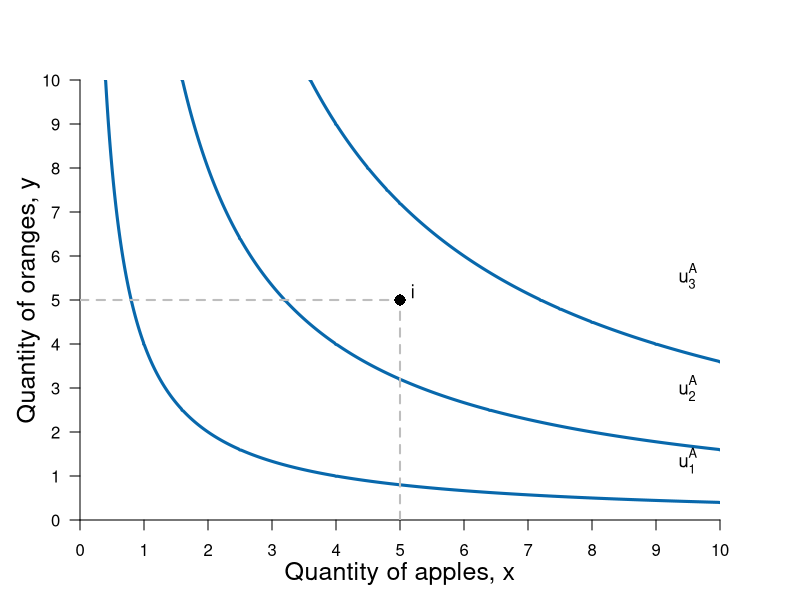

R code for this plot:
#Graph Designer: Simon Halliday
#Authors: Bowles, Foley and Halliday
#Title: Coordination, Conflict and Competition: A Text in Microeconomics

library(shape)
pdf(file = "constrained_optimization/indiff_map.pdf", width = 8, height = 6)

#Set parameters for graphics
axislabelsize <- 1.5
labelsize <- 1.1
graphlinewidth <- 3
segmentlinewidth <- 2

COL <- c("#7fc97f", "#beaed4", "#fdc086", "#ffff99", "#386cb0", "#f0027f", "#bf5b17", "#666666")
COLA <- c("#e0f3db", "#99d8c9","#66c2a4","#41ae76", "#238b45", "#005824")
COLB <- c("#4eb3d3", "#2b8cbe", "#0868ac","#084081")

#Edited the margins to cater for the larger LHS labels
par(mar =  c(4, 4, 4, 4))

#Change this to make it log of l 

# ppf <- function(l, k = 0.5) {
#   k * (1/l)
# }

ppf <- function(x, k = 0.1, maxy = 8, alpha = 2) {
  maxy - k*x^alpha 
}

uFn <- function(x, y, alpha = 0.5){
  (x^alpha)*(y^(1-alpha))
}

xlims <- c(0, 10)
ylims <- c(0, 10)

npts <- 501 
x <- seq(xlims[1], xlims[2], length.out = npts)
y <- seq(ylims[1], ylims[2], length.out = npts) 
a <- c(2, 4, 6)

plot(0, 0, xlim = xlims, ylim = ylims, type = "n",
     xlab = expression(paste("")),
     ylab = expression(paste("")), 
     xaxt = "n", 
     yaxt = "n", 
     cex.lab = axislabelsize, 
     bty = "n", 
     xaxs="i", 
     yaxs="i"
)


ticksy <- seq(from = 0, to = ylims[2], by = 1)
ylabels <- seq(from = 0, to = ylims[2], by = 1)
ticksx <- seq(from = 0, to = xlims[2], by = 1)
xlabels <- seq(from = 0, to = xlims[2], by = 1)
# ticksy <- c(ylims[1], 5, 8, ylims[2])
# ylabels <- c(NA, expression(paste(y,"*")), expression(paste(bar(y))), NA)
# ticksx <- c(xlims[1], 5, 8.944272, xlims[2])
# xlabels <- c(NA, expression(paste(x,"*")), expression(paste(bar(x))), NA)

axis(1, at = ticksx, pos = 0, labels = xlabels)
axis(2, at = ticksy, pos = 0, labels = ylabels, las = 1)

npts <- 500 
xx1 <- seq(xlims[1], xlims[2], length.out = npts)
xx2 <- seq(0, xlims[2], length.out = npts)
xx3 <- seq(xlims[1], 0, length.out = npts)

#Draw the polygon for shading the feasible set
#xpoly1 <- seq(from = xlims[1], to = xlims[2], length.out = 500)
#ypoly1 <- ppf(xpoly1, k = 0.1, maxy = 8, alpha = 2)
#polygon(x = c(xpoly1, rev(xpoly1[1])), y = c(ypoly1, rev(ypoly1)[1]), col=COLA[1], density=NULL, border = NA)

#Draw the graphs
#lines(xx1, ppf(xx1, k = 0.1, maxy = 8, alpha = 2), col = COLA[5], lwd = graphlinewidth)
#lines(xx2, fishProd(xx2, k = 2), col = COLB[3], lwd = graphlinewidth)
#lines(xx3, feasibleLabor(xx3, time = 10), col = COL[3], lwd = graphlinewidth)
#lines(xx4, manufactureProd(xx4, k = 0.1, alpha = 2), col = COLB[4], lwd = graphlinewidth)

#Label the feasible frontier
# text(3.2, 1, expression("Feasible Frontier"), cex = labelsize)
# text(3.2, 0.5, expression("(production possibilities frontier)"), cex = labelsize)
# Arrows(4.35, 0.95, 8.1, 0.95, col = "black", lty = 1, lwd = 2, arr.type = "triangle", arr.lwd = 0.5)

contour(x, y, 
        outer(x, y, uFn),
        drawlabels = FALSE,
        col = COLB[3],
        lwd = graphlinewidth,
        levels = a, 
        xaxs="i", 
        yaxs="i", 
        add = TRUE)

#Axis labels
mtext(expression(paste("Quantity of apples, ", x)), side = 1, line = 2.5, cex = axislabelsize)
text(-0.8, 5, expression(paste("Quantity of oranges, ", y)), xpd = TRUE, cex = axislabelsize, srt = 90) 

#Annotate max u point on feasibility frontier
text(5.2, 5.2, expression(paste(i)), cex = labelsize)
segments(0, 5, 5, 5, lty = 2, col = "gray", lwd = segmentlinewidth)
segments(5, 0, 5, 5, lty = 2, col = "gray", lwd = segmentlinewidth)
points(5, 5, pch = 16, col = "black", cex = 1.5)

#Add mrs = mrt at i
# text(5.25, 7.25, expression(paste(mrs(x,y) == mrt(x,y))), cex = labelsize)
# Arrows(5.25, 7, 5.25, 5.75, col = "black", lty = 1, lwd = 2, arr.type = "triangle", arr.lwd = 0.5)

#Label the indifference curves
text(9.5, 1.35, expression(u[1]^A), cex = labelsize)
text(9.5, 3, expression(u[2]^A), cex = labelsize)
text(9.5, 5.55, expression(u[3]^A), cex = labelsize)

dev.off()
